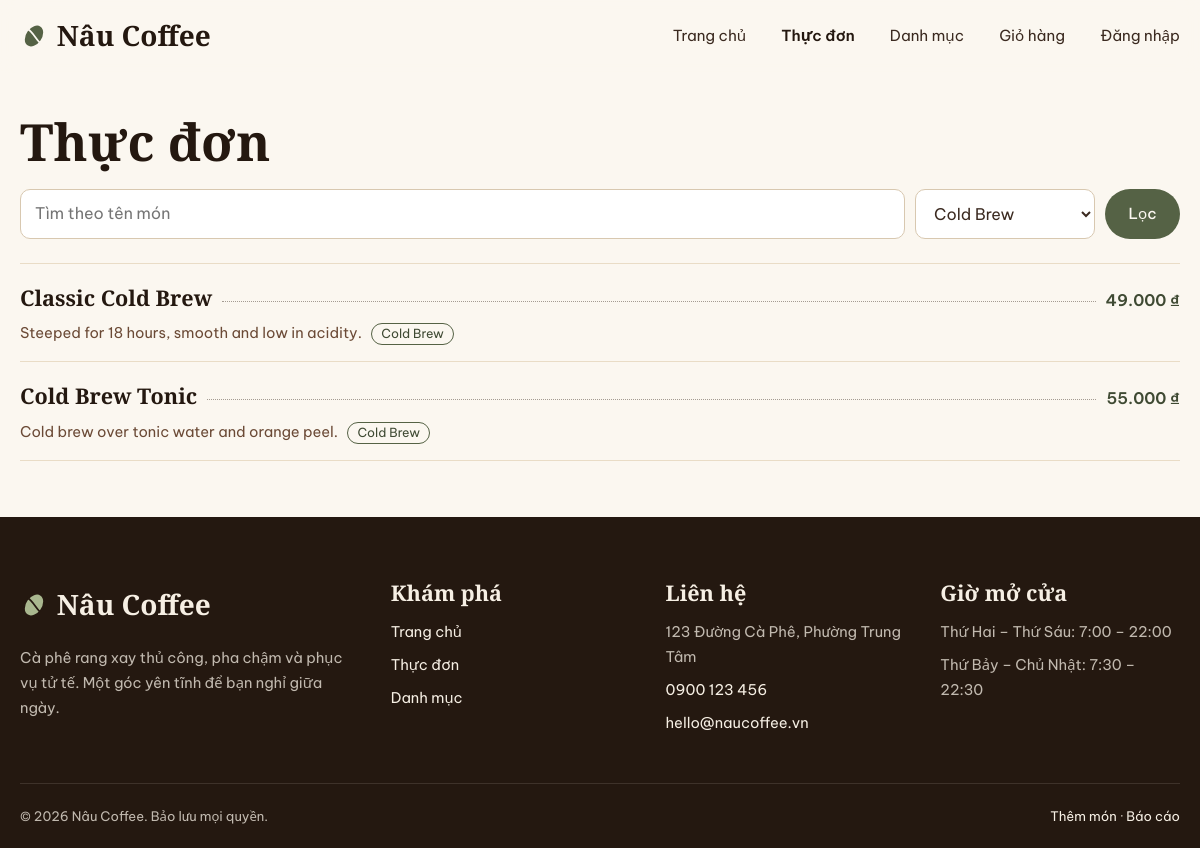
/MVC/index.php?controller=Product&action=index&maDanhMuc=3, run on an earlier commit of the app's database.
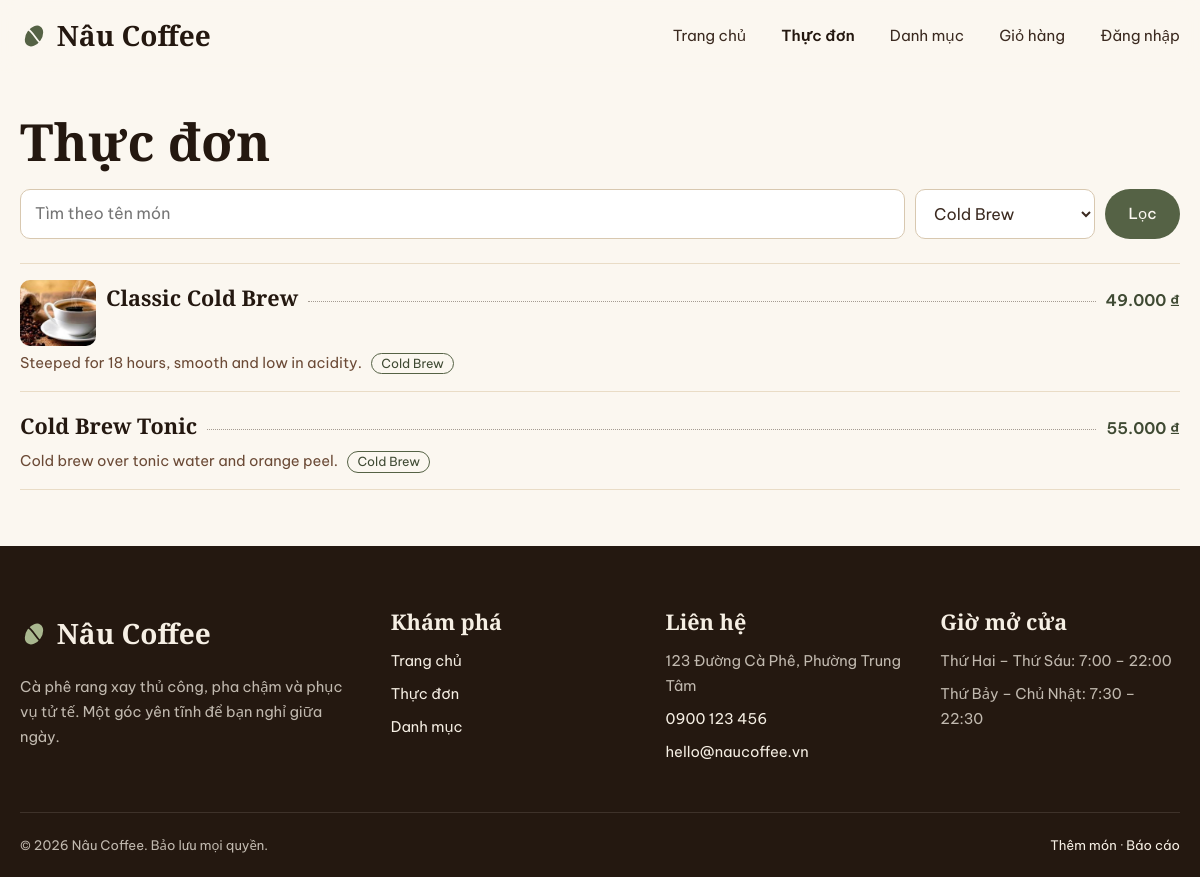
And on a later commit of the database.
### tables this page shows
CREATE TABLE IF NOT EXISTS tblSanPham (
 maSanPham INT UNSIGNED AUTO_INCREMENT PRIMARY KEY,
 tenSanPham VARCHAR(150) NOT NULL,
 gia INT UNSIGNED NOT NULL,
 moTa VARCHAR(500) NULL,
 hinhAnh VARCHAR(255) NULL,
 maDanhMuc INT UNSIGNED NOT NULL,
 FOREIGN KEY (maDanhMuc) REFERENCES tblDanhMuc(maDanhMuc) ON DELETE RESTRICT,
 CHECK (gia > 0)
);

CREATE TABLE IF NOT EXISTS tblDanhMuc (
 maDanhMuc INT UNSIGNED AUTO_INCREMENT PRIMARY KEY,
 tenDanhMuc VARCHAR(100) NOT NULL UNIQUE
);

### MVC/controllers/ProductController.php (called while the page is built, shortened)
<?php
require_once __DIR__ . '/../repositories/reProduct.php';
require_once __DIR__ . '/../repositories/reCategory.php';
class ProductController {
    private $repository;
    private $categoryRepository;
    public function __construct() {
        $db = (new Database())->connect();
        $this->repository = new reProduct($db);
        $this->categoryRepository = new reCategory($db);
    }
    public function index() {
        $categories = $this->categoryRepository->getAll();
        $rawQ = $_GET['q'] ?? '';
        $rawCategoryId = $_GET['maDanhMuc'] ?? '';
        $q = trim($rawQ);
        $rawCategoryId = trim($rawCategoryId);
        $categoryId = null;
        if ($rawCategoryId !== '') {
            $categoryId = (int)$rawCategoryId;
        }
        $items = $this->repository->getAll($q, $categoryId);
        require __DIR__ . '/../views/products/index.php';
    }
}

### MVC/index.php (called while the page is built, shortened)
<?php
require_once __DIR__ . '/config/helpers.php';
$action = $_GET['action'] ?? 'index';
(new $class())->$action();

### MVC/config/helpers.php (called while the page is built, shortened)
<?php
function h($s) { return htmlspecialchars((string)$s, ENT_QUOTES, 'UTF-8'); }
function url($controller, $action = 'index', $extra = []) {
    return 'index.php?' . http_build_query(array_merge(['controller' => $controller, 'action' => $action], $extra));
}
function formatPrice($amount) { return number_format((int)$amount, 0, ',', '.') . ' ₫'; }
function productImage($file) {
    $file = basename((string)$file);
    if ($file !== '' && is_file(__DIR__ . '/../assets/images/products/' . $file)) {
        return 'assets/images/products/' . rawurlencode($file);
    }
    return null;
}

### MVC/repositories/reCategory.php (called while the page is built, shortened)
<?php
class reCategory {
    private $conn;
    public function __construct($db) { $this->conn = $db; }
    public function getAll() {
        return $this->conn->query('SELECT * FROM tblDanhMuc ORDER BY maDanhMuc')->fetchAll();
    }
}

### MVC/repositories/reProduct.php (called while the page is built, shortened)
<?php
class reProduct implements RepositoryInterface {
    private $conn;
    public function __construct($db) { $this->conn = $db; }
    public function getAll($q = '', $categoryId = null) {
        $sql = 'SELECT p.maSanPham, p.tenSanPham, p.gia, p.moTa, p.hinhAnh, p.maDanhMuc, c.tenDanhMuc
                FROM tblSanPham p
                INNER JOIN tblDanhMuc c ON c.maDanhMuc = p.maDanhMuc';
        $conditions = [];
        $params = [];
        if ($categoryId !== null) {
            $conditions[] = 'p.maDanhMuc = :maDanhMuc';
            $params['maDanhMuc'] = $categoryId;
        }
        if ($conditions) $sql .= ' WHERE ' . implode(' AND ', $conditions);
        $sql .= ' ORDER BY c.maDanhMuc, p.tenSanPham';
        $stmt = $this->conn->prepare($sql);
        $stmt->execute($params);
        return $stmt->fetchAll();
    }
}

### MVC/views/products/index.php (the view, shortened to what this page needs)
<?php require __DIR__ . '/../layout/header.php'; ?>
<h1>Thực đơn</h1>
<form method="get" class="filter">
  <input type="search" name="q" placeholder="Tìm theo tên món" value="<?= h($q) ?>" aria-label="Tìm theo tên món">
  <select name="maDanhMuc" aria-label="Danh mục">
    <?php foreach ($categories as $category): ?>
      <option value="<?= (int)$category['maDanhMuc'] ?>" <?= (string)$categoryId === (string)$category['maDanhMuc'] ? 'selected' : '' ?>><?= h($category['tenDanhMuc']) ?></option>
    <?php endforeach; ?>
  </select>
  <button>Lọc</button>
</form>
<?php if (!$items): ?>
  <p class="empty">Không có món phù hợp. Hãy thử từ khóa khác hoặc <a href="<?= h(url('Product', 'create')) ?>">thêm món mới</a>.</p>
<?php else: ?>
  <ul class="menu">
    <?php foreach ($items as $item) { require __DIR__ . '/_item.php'; } ?>
  </ul>
<?php endif; ?>
<?php require __DIR__ . '/../layout/footer.php'; ?>

### MVC/views/products/_item.php (shortened to what this page needs)
<li class="menu-item">
  <div class="menu-line">
    <?php $img = productImage($item['hinhAnh'] ?? null); ?>
    <?php if ($img): ?><a class="menu-thumb" href="<?= h(url('Product', 'detail', ['id' => (int)$item['maSanPham']])) ?>"><img src="<?= h($img) ?>" alt="<?= h($item['tenSanPham']) ?>"></a><?php endif; ?>
    <a class="menu-name" href="<?= h(url('Product', 'detail', ['id' => (int)$item['maSanPham']])) ?>"><?= h($item['tenSanPham']) ?></a>
    <span class="leader" aria-hidden="true"></span>
    <span class="menu-price"><?= h(formatPrice($item['gia'])) ?></span>
  </div>
  <p class="menu-desc"><?= h($item['moTa'] ?? '') ?> <span class="tag"><?= h($item['tenDanhMuc']) ?></span></p>
</li>

What changed in the data, as far as the page shows it:
changed tblsanpham "Classic Cold Brew": hinhAnh empty → "cold-brew.jpg" (drawn); hinhAnh: picture added
